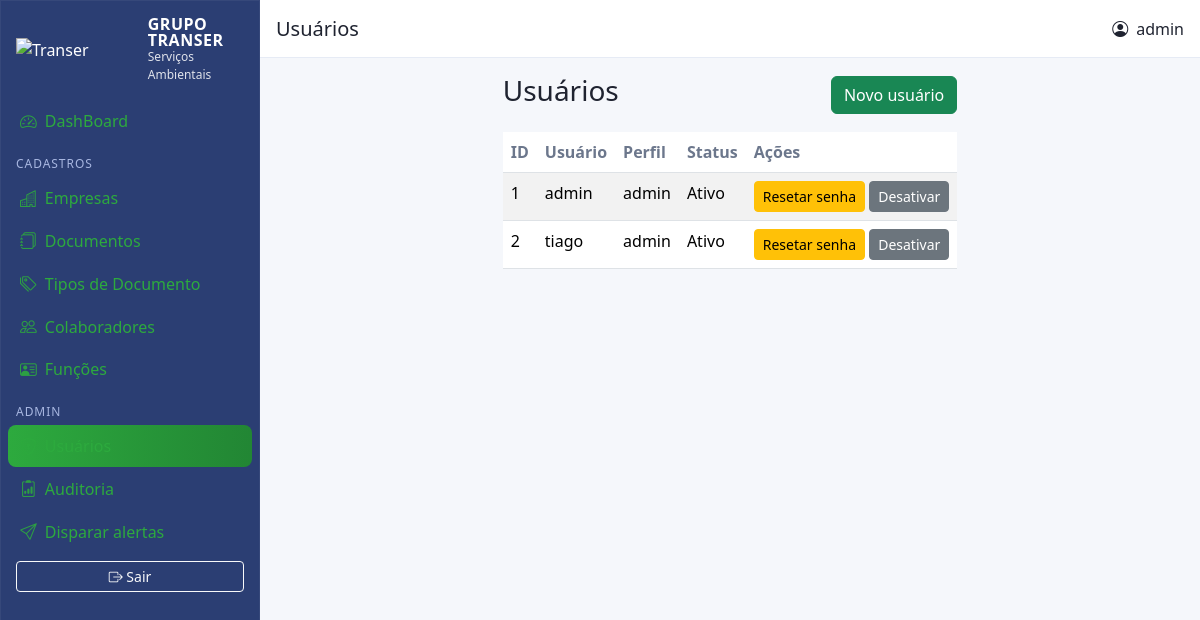
/usuarios (signed in), run on the app's committed database.
### models.py (models this page shows, shortened)
class TimestampMixin:
    created_at = db.Column(db.DateTime, default=datetime.utcnow)
    updated_at = db.Column(db.DateTime, default=datetime.utcnow, onupdate=datetime.utcnow)

class User(UserMixin, TimestampMixin, db.Model):
    id = db.Column(db.Integer, primary_key=True)
    username = db.Column(db.String(80), unique=True, nullable=False)
    password_hash = db.Column(db.String(255), nullable=False)
    role = db.Column(db.String(20), default="user")
    active = db.Column(db.Boolean, default=True)

### blueprints/auth/routes.py (the view)
@auth_bp.route("/usuarios")
@login_required
@admin_required
def users_list():
    users = User.query.order_by(User.username).all()
    return render_template("auth/users_list.html", users=users)

### models.py (called while the page is built)
@login_manager.user_loader
def load_user(user_id):
    return User.query.get(int(user_id))

### utils.py (called while the page is built)
def admin_required(view):
    @functools.wraps(view)
    def wrapped(*args, **kwargs):
        if not current_user.is_authenticated or current_user.role != "admin":
            flash("Acesso restrito a administradores.", "warning")
            return redirect(url_for("main.index"))
        return view(*args, **kwargs)
    return wrapped

### templates/auth/users_list.html
{% extends 'base.html' %}
{% block page_title %}<h5 class="m-0">Usuários</h5>{% endblock %}
{% block content %}
<div class="d-flex justify-content-between align-items-center mb-3">
  <h3>Usuários</h3>
  <a class="btn btn-success" href="{{ url_for('auth.users_new') }}">Novo usuário</a>
</div>
<table class="table table-striped">
  <thead><tr><th>ID</th><th>Usuário</th><th>Perfil</th><th>Status</th><th>Ações</th></tr></thead>
  <tbody>
  {% for u in users %}
    <tr>
      <td>{{ u.id }}</td>
      <td>{{ u.username }}</td>
      <td>{{ u.role }}</td>
      <td>{{ 'Ativo' if u.active else 'Inativo' }}</td>
      <td>
        <form action="{{ url_for('auth.users_reset', user_id=u.id) }}" method="post" class="d-inline" onsubmit="return confirm('Resetar a senha deste usuário para senha123?');">
          <button class="btn btn-sm btn-warning">Resetar senha</button>
        </form>
        <form action="{{ url_for('auth.users_toggle', user_id=u.id) }}" method="post" class="d-inline">
          <button class="btn btn-sm btn-secondary">{{ 'Desativar' if u.active else 'Ativar' }}</button>
        </form>
      </td>
    </tr>
  {% endfor %}
  </tbody>
</table>
{% endblock %}

### templates/base.html (shortened to what this page needs)
<!doctype html>
<html lang="pt-br">
<head>
  <link href="https://cdn.jsdelivr.net/npm/bootstrap@5.3.3/dist/css/bootstrap.min.css" rel="stylesheet">
  <link href="https://cdn.jsdelivr.net/npm/bootstrap-icons@1.11.3/font/bootstrap-icons.css" rel="stylesheet">
  <link href="{{ url_for('static', filename='css/style.css') }}" rel="stylesheet">
</head>
<body>
<div class="app-shell">
  <aside class="sidebar d-flex flex-column">
    <div class="brand px-3 py-3 d-flex align-items-center gap-2">
      <img src="{{ url_for('static', filename='img/logo.png') }}" alt="Transer" class="brand-logo">
      <div class="brand-text">
        <div class="brand-title">GRUPO TRANSER</div>
        <div class="brand-sub">Serviços Ambientais</div>
      </div>
    </div>
    <nav class="nav flex-column px-2">
      <a href="{{ url_for('main.index') }}" class="nav-link {% if request.endpoint=='main.index' %}active{% endif %}">
        <i class="bi bi-speedometer2"></i> DashBoard
      </a>
      <div class="nav-section">Cadastros</div>
      <a href="{{ url_for('companies.list') }}" class="nav-link {% if request.blueprint=='companies' %}active{% endif %}"><i class="bi bi-buildings"></i> Empresas</a>
      <a href="{{ url_for('documents.list') }}" class="nav-link {% if request.blueprint=='documents' and request.endpoint!='documents.types' %}active{% endif %}"><i class="bi bi-journals"></i> Documentos</a>
      <a href="{{ url_for('documents.types') }}" class="nav-link {% if request.endpoint=='documents.types' %}active{% endif %}"><i class="bi bi-tags"></i> Tipos de Documento</a>
      <a href="{{ url_for('rh.employees_list') }}" class="nav-link {% if request.endpoint=='rh.employees_list' %}active{% endif %}"><i class="bi bi-people"></i> Colaboradores</a>
      <a href="{{ url_for('rh.functions') }}" class="nav-link {% if request.endpoint=='rh.functions' %}active{% endif %}"><i class="bi bi-person-vcard"></i> Funções</a>
      {% if current_user.is_authenticated and current_user.role == 'admin' %}
      <div class="nav-section">Admin</div>
      <a href="{{ url_for('auth.users_list') }}" class="nav-link {% if request.endpoint=='auth.users_list' %}active{% endif %}"><i class="bi bi-shield-lock"></i> Usuários</a>
      <a href="{{ url_for('admin.audit') }}" class="nav-link {% if request.endpoint=='admin.audit' %}active{% endif %}"><i class="bi bi-clipboard2-data"></i> Auditoria</a>
      <a href="{{ url_for('admin.trigger_alerts') }}" class="nav-link"><i class="bi bi-send"></i> Disparar alertas</a>
      {% endif %}
      <div class="mt-auto p-2"><a href="{{ url_for('auth.logout') }}" class="btn btn-sm btn-outline-light w-100"><i class="bi bi-box-arrow-right"></i> Sair</a></div>
    </nav>
  </aside>
  <section class="content">
    <header class="topbar d-flex justify-content-between align-items-center px-3">
      <div class="page-title">{% block page_title %}{% endblock %}</div>
      <div class="user-info d-flex align-items-center gap-2"><i class="bi bi-person-circle"></i> {{ current_user.username }}</div>
    </header>
    <main class="page px-3 py-3">
      {% block content %}{% endblock %}
    </main>
  </section>
</div>
</body>
</html>

### static/css/style.css (style rules this page uses)
:root { --navy:#2B3E73;--navy-700:#22345F;--green:#2DAA3E;--green-700:#228634;--bg:#f5f7fb;--text:#1f2330;--muted:#6c778c; }
body { background-color:var(--bg);color:var(--text) }
.app-shell { display:flex;min-height:100vh }
.sidebar { width:260px;background:var(--navy);color:#fff;position:sticky;top:0;height:100vh;box-shadow:0 0 0 1px rgba(255,255,255,.05) inset }
.brand-logo { width:180px;max-height:56px;height:auto;object-fit:contain }
.brand-title { font-weight:700;letter-spacing:.5px;line-height:1 }
.brand-sub { font-size:.75rem;opacity:.85 }
.sidebar .nav-link { color:#dfe7ff;border-radius:8px;padding:.55rem .75rem;display:flex;gap:.5rem;align-items:center;font-weight:500;transition:background .15s ease,transform .05s ease }
.sidebar .nav-link i { font-size:1.05rem;opacity:.9 }
.sidebar .nav-link.active { background:linear-gradient(90deg,var(--green),var(--green-700));color:#fff }
.nav-section { color:#a8b7e1;font-size:.75rem;text-transform:uppercase;letter-spacing:.08em;margin:.75rem .5rem .25rem }
.content { flex:1;display:flex;flex-direction:column }
.topbar { height:58px;background:#fff;border-bottom:1px solid #e6ebf5 }
.page { max-width:1300px;margin:0 auto }
.table thead th { color:var(--muted);font-weight:600 }
a:not(.btn),.link-primary,.text-primary { color:var(--green)!important }
.btn-success { color:#fff }

### data on the page
User: username "admin", id "1", role "admin", active "Ativo", active "Desativar"
User: id "2", username "tiago", role "admin", active "Ativo", active "Desativar"
